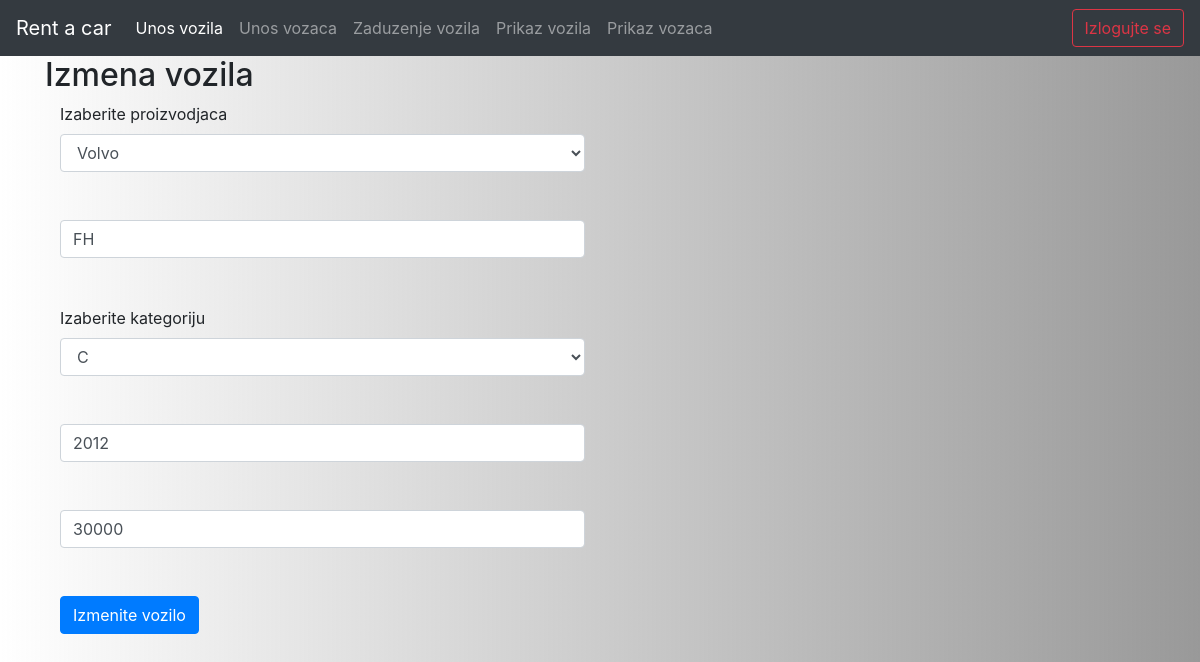
Page /rute.php?akcija=prikazizmenevozila&idvozila=1 (signed in) on the committed database.
### tables this page shows
CREATE TABLE `vozila` (
  `idvozila` int(11) NOT NULL,
  `imeproizvodjaca` varchar(255) NOT NULL,
  `model` varchar(255) NOT NULL,
  `kategorija` varchar(10) NOT NULL,
  `godiste` int(11) NOT NULL,
  `cena` float NOT NULL
);

CREATE TABLE `proizvodjaci` (
  `imeproizvodjaca` varchar(255) NOT NULL,
  `zemljaporekla` varchar(255) NOT NULL
);

CREATE TABLE `kategorije` (
  `kategorija` varchar(255) NOT NULL,
  `opis` text NOT NULL,
  `trajanje` int(11) NOT NULL
);

### db.php (called while the page is built)
<?php
class DB{
    private static $factory;
    public static function createInstance($config = null)
    {
        $settings['dbname'] = 'rentacarapp';
        $settings['dbhost'] = '127.0.0.1';
        $settings['dbuser'] = 'root';
        $settings['dbpass'] = '';
        try{
            $dsn = 'mysql:dbname=' . $settings['dbname'] . ';host=' . $settings['dbhost'];
            $pdo = new PDO($dsn, $settings['dbuser'], $settings['dbpass'], array(PDO::MYSQL_ATTR_INIT_COMMAND => "SET NAMES utf8"));
            $pdo->setAttribute(PDO::ATTR_ERRMODE, PDO::ERRMODE_EXCEPTION);
            $pdo->setAttribute(PDO::ATTR_EMULATE_PREPARES, true);
            $pdo->setAttribute(PDO::ATTR_DEFAULT_FETCH_MODE, PDO::FETCH_ASSOC);
            self::$factory[$config] = $pdo;
            return self::$factory[$config];
        }
        catch (PDOException $e) {
            die ('Connection failed: ' . $e->getMessage());
        }
    }
}
?>

### DAO.php (called while the page is built, shortened)
<?php
require_once('../config/db.php');
class DAO{
    private $db;
  private $PRIKAZPROIZVODJACA="SELECT * FROM proizvodjaci";
  private $PRIKAZKATEGORIJA="SELECT * FROM kategorije";
  private $PRIKAZVOZILAPOIDU="SELECT * FROM vozila WHERE idvozila=?";
  public function __construct(){
        $this->db=DB::createInstance();
    }
    public function prikazSvihProizvodjaca(){
    $statement = $this->db->prepare($this->PRIKAZPROIZVODJACA);
    $statement->execute();
    $result=$statement->fetchAll();
    return $result;
}
public function prikazSvihKategorija(){
    $statement = $this->db->prepare($this->PRIKAZKATEGORIJA);
    $statement->execute();
    $result=$statement->fetchAll();
    return $result;
}
public function prikazVozilaPoIdu($id){
$statement=$this->db->prepare($this->PRIKAZVOZILAPOIDU);
$statement->bindValue(1,$id);
$statement->execute();
$result=$statement->fetchAll();
return $result;
}
}
?>

### izmenavozila.php (the view, shortened to what this page needs)
<!DOCTYPE html>
<html lang="en">
<head>
    <link rel="stylesheet" href="https://stackpath.bootstrapcdn.com/bootstrap/4.3.1/css/bootstrap.min.css">
</head>
<body style=" background-image: linear-gradient(to right, rgba(255,0,0,0), rgba(153, 153, 153));">
<nav class="navbar navbar-expand-lg navbar-dark bg-dark">
  <a class="navbar-brand" href="#">Rent a car</a>
  <div class="collapse navbar-collapse" id="navbarSupportedContent">
    <ul class="navbar-nav mr-auto">
      <li class="nav-item active">
          <a  class="nav-link" href="rute.php?akcija=prikazunosavozila">Unos vozila</a>
    </li>
      <li class="nav-item">
         <a class="nav-link" href="#">Unos vozaca</a>
       </li>
       <li class="nav-item">
       <a class="nav-link" href="rute.php?akcija=zaduzenje">Zaduzenje vozila</a>
       </li>
      <li class="nav-item">
      <a class="nav-link" href="rute.php?akcija=prikazvozila">Prikaz vozila</a>
      </li>
      <li class="nav-item">
      <a class="nav-link" href="rute.php?akcija=prikaz_vozaca">Prikaz vozaca</a>
      </li>
    </ul>
    <form class="form-inline my-2 my-lg-0">
    <a href="rute.php?akcija=logout"  class="btn btn-outline-danger">Izlogujte se</a>
    </form>
  </div>
</nav>
<div class="container">
<h2>Izmena vozila</h2>
<?php
require_once '../model/DAO.php';
$dao = new DAO();
$sviproizvodjaci=$dao->prikazSvihProizvodjaca();
$svekategorije=$dao->prikazSvihKategorija();
?>
<form class="col-6" action="rute.php" method="get">
<label>Izaberite proizvodjaca</label><br>
<?php
foreach($vozilo as $v){
?>
<select name="proizvodjacivozila" class="form-control"  >
<?php
foreach ($sviproizvodjaci as $proizvodjac){
    ?>
<option value="<?php echo $proizvodjac['imeproizvodjaca'];?>"
<?php if($proizvodjac['imeproizvodjaca']==$v['imeproizvodjaca']) echo "selected";?>>
<?php echo $proizvodjac['imeproizvodjaca'];?></option>;
<?php
}
?>
</select>
<br><br>
<input type="text" name="modelvozila" class="form-control" value="<?php echo $v['model'];?>">
<br><br>
<label>Izaberite kategoriju</label><br>
<select name="kategorijavozila" class="form-control"  >
<?php
foreach ($svekategorije as $kat){
    ?>
<option value="<?php echo $kat['kategorija'];?>"
<?php if($kat['kategorija']==$v['kategorija']) echo "selected";?>>
<?php echo $kat['kategorija'];?></option>;
<?php
}
?>
</select>
<br><br>
<input type="text" name="godistevozila" class="form-control" value="<?php echo $v['godiste'];?>">
<br><br>
<input type="text" name="cenavozila" class="form-control" value="<?php echo $v['cena'];?>">
<br><br>
<?php } ?>
<input type="submit" name="akcija" class="btn btn-primary" value="Izmenite vozilo">
</form>
</div>
</body>
</html>

### rows in the picture
vozila: proizvodjacivozila "Volvo", modelvozila "FH", kategorijavozila "C", godistevozila "2012", cenavozila "30000"
